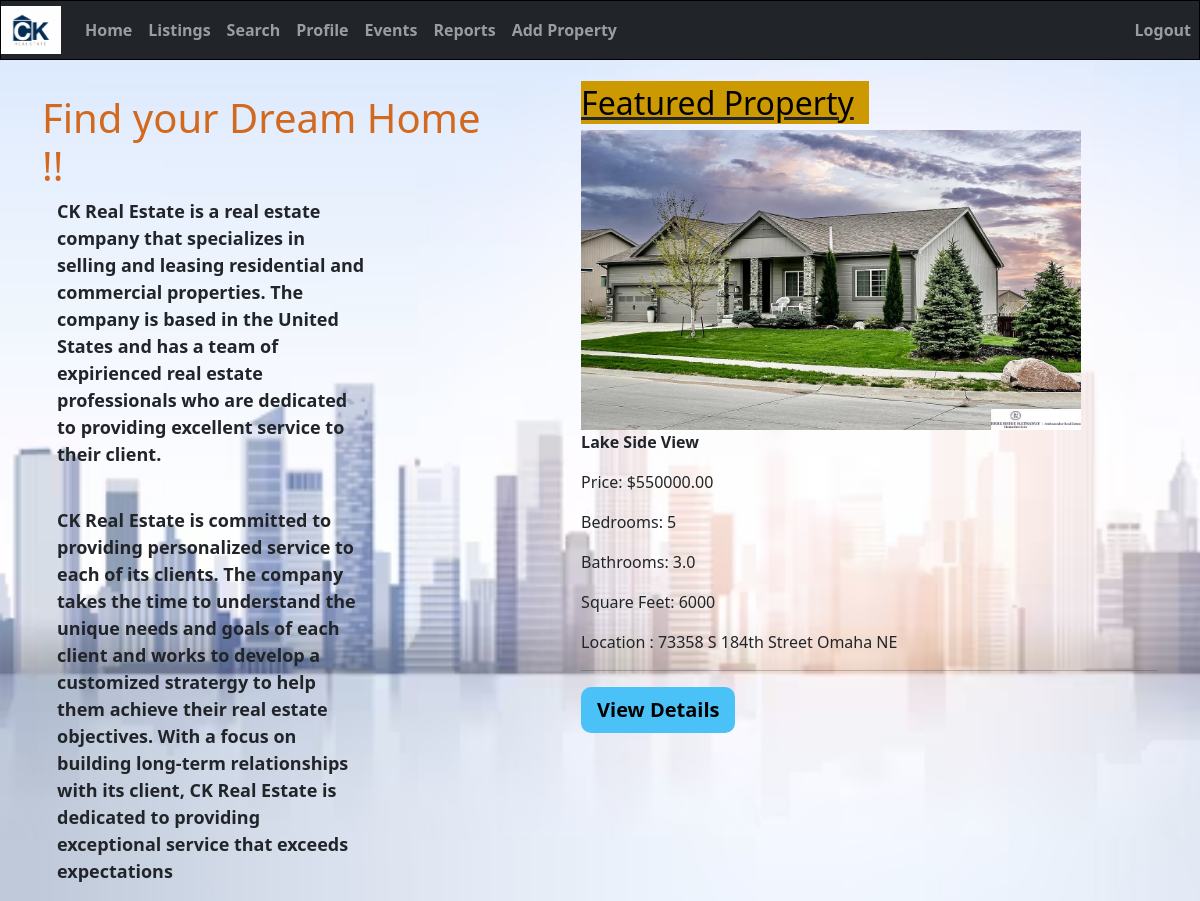
The app's page / (signed in), older data.
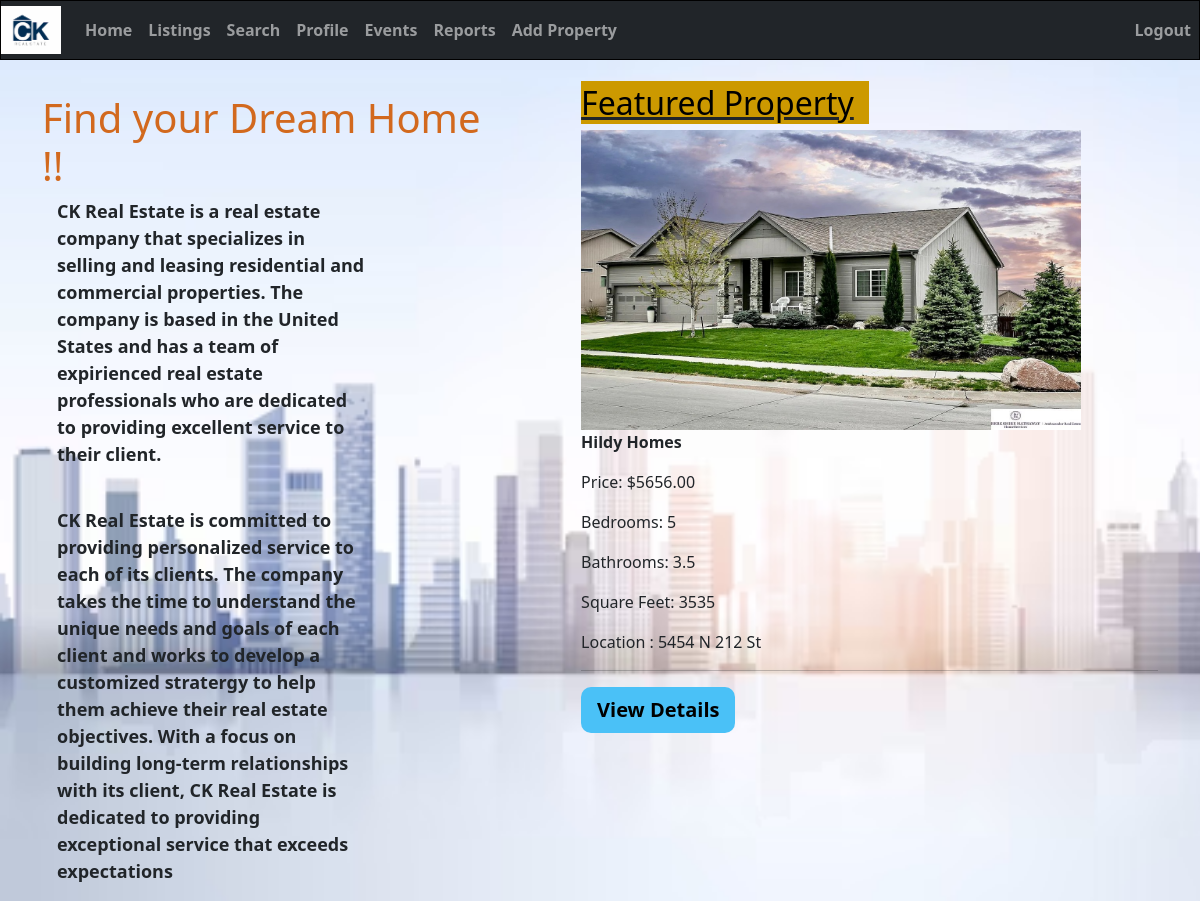
The same page, newer data.
### home/models.py (models this page shows, shortened)
class Property(models.Model):
    STATUS_CHOICES =(
        ('available', 'AVAILABLE'),
        ('pending', 'PENDING'),
        ('sold', 'SOLD'),
    )
    PROPERTY_CHOICES = (
        (True, 'Yes'),
        (False, 'No')
    )
    id = models.AutoField(primary_key=True)
    name = models.CharField(max_length=50)
    status = models.CharField(max_length=20, choices=STATUS_CHOICES, default='none')
    description = models.CharField(max_length=255)
    address = models.CharField(max_length=255)
    bedrooms = models.IntegerField()
    bathrooms = models.DecimalField(max_digits=3, decimal_places=1)
    square_feet = models.IntegerField()
    price = models.DecimalField(max_digits=10, decimal_places=2)
    featured_property = models.BooleanField(choices=PROPERTY_CHOICES, default='False')
    flag = models.BooleanField(default=True)
    property_image_main = models.ImageField(upload_to='media/property_images/%Y/%m/%d/', blank=True)
    property_image_1 = models.ImageField(upload_to='media/property_images/%Y/%m/%d/', blank=True)
    property_image_2 = models.ImageField(upload_to='media/property_images/%Y/%m/%d/', blank=True)
    property_image_3 = models.ImageField(upload_to='media/property_images/%Y/%m/%d/', blank=True)
    property_type = models.ForeignKey(PropertyType, on_delete=models.SET_NULL, null=True)
    property_neighborhood = models.ForeignKey(PropertyNeighborhood, on_delete=models.SET_NULL, null=True)
    property_type_price_range = models.ForeignKey(PropertyPricerange, on_delete=models.SET_NULL, null=True)

### home/views.py (the view)
# urls.py: path('', home_view, name='home'),
def home_view(request):
    properties = Property.objects.get(featured_property=True)
    context = {
        'properties': properties,
    }
    return render(request, 'home.html', context)

### templates/home.html (shortened to what this page needs)
{% extends 'base.html' %}
{% load static %}
{% block content %}
        <html lang="en">
        <body>
        <div><br/></div>
        <div class="container">
                    <div class="row">
                        <div class="col-5 col-xl-5">
                             <div>
                                <div>
                                    <h1> Find your Dream Home !!</h1>
                                </div>
                                 <div class="col-9" style="padding-bottom: 5%;">
                                    <p style="font-weight: bold;font-size: 18px">CK Real Estate is a real estate company that specializes in selling and leasing residential and
                                        commercial
                                        properties. The company is based in the United States and has a team of expirienced real estate
                                        professionals who are dedicated to providing excellent service to their client.</p>
                                 </div>
                                 <div class="col-9">
                                    <P style="font-weight: bold; font-size: 18px">CK Real Estate is committed to providing personalized service to each of its clients. The company takes
                                        the
                                        time to understand the unique needs and goals of each client and works to develop a customized stratergy
                                        to
                                        help them achieve their real estate objectives. With a focus on building long-term relationships with
                                        its
                                        client, CK Real Estate is dedicated to providing exceptional service that exceeds expectations</p>
                                 </div>
                            </div>
                        </div>
            <div class="col-7" >
                <div class="section-2">
                                    <div>
                                            <u><h2>
                                                <span style="background-color: #cc9900; padding-right: 15px;color: black">Featured Property
                                                </span>
                                            </h2></u>
                                    </div>
                                        <img class="homeimage" src="{% if properties.property_image_main %}{{ properties.property_image_main.url }}
                                                  {% else %}
                                                    {% static "img/no_image.png" %}
                                                  {% endif %}">
                                    <p> <b>{{ properties.name }}</b></p>
                                    <div>
                                        <p>Price: ${{ properties.price }}</p>
                                    </div>
                                    <div>
                                        <p>Bedrooms: {{ properties.bedrooms }}</p>
                                        <p>Bathrooms: {{ properties.bathrooms }}</p></div>
                                    <div>
                                        <p>Square Feet: {{ properties.square_feet }}</p>
                                        <p>Location : {{ properties.address }}</p>
                                        <hr>
                                    </div>
                        <button class="btn btn-lg btn-viewDetails" ><b>View Details</b> </button>
                    </div>
            </div>
        </div>
       </div>
    </body>
    </html>
{% endblock %}

Row changes from the older to the newer data that the page shows:
no longer on this page (row edited): Property: property_image_main (picture), name "Lake Side View", price "550000.00", bedrooms "5", bathrooms "3.0", square_feet "6000", address "73358 S 184th Street Omaha NE"
now on this page (row edited): Property: property_image_main (picture), name "Hildy Homes", price "5656.00", bedrooms "5", bathrooms "3.5", square_feet "3535", address "5454 N 212 St"
